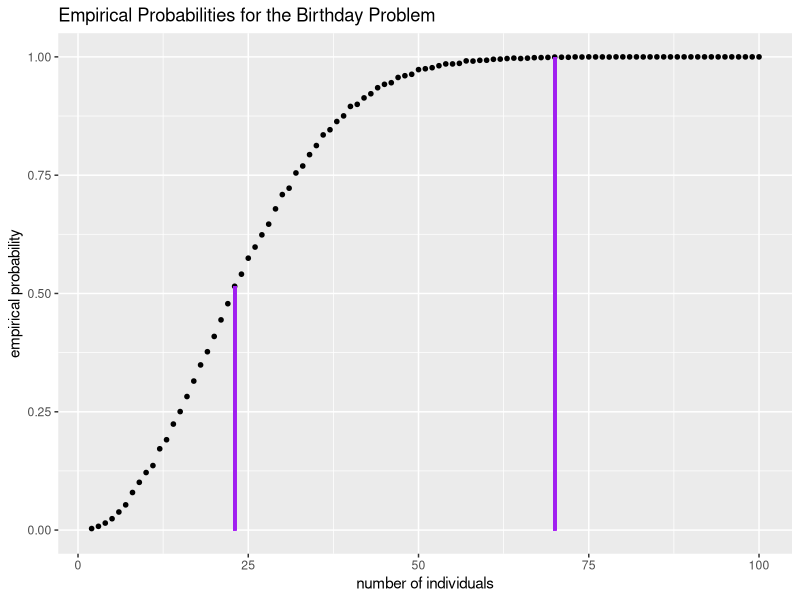
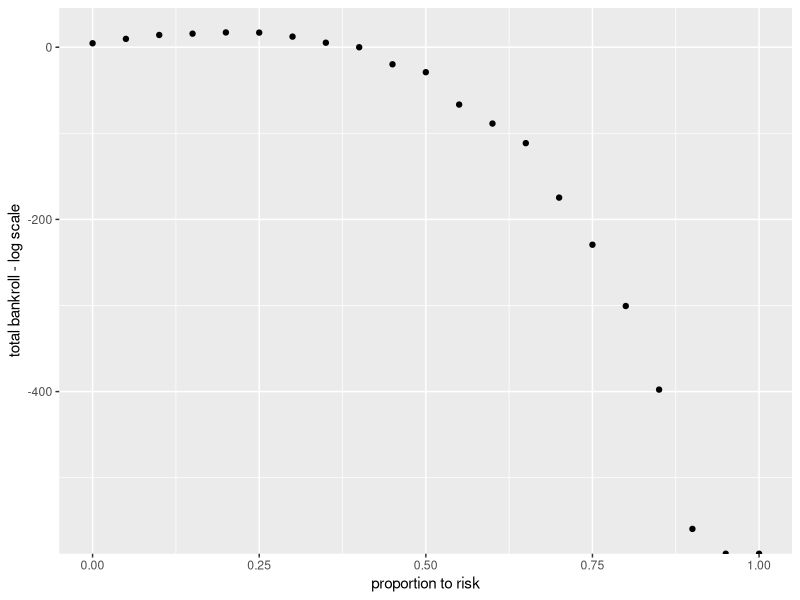

Source code (R) for these figures, in order:
## ---- chunk 1
knitr::opts_chunk$set(comment = NA, tidy = TRUE)
## ---- chunk 2
library(ggplot2)
## ---- chunk 3
rt(10, df = 5)

rbeta(10, shape1 = 3, shape2 = 6)

rgeom(10, prob = 0.90)

rpois(10, lambda = 10)

rchisq(10, df = 4)
## ---- chunk 4
# simulate one trial for part a
event.a <- function(){
  rolls <- sample(c(1:6), 4, replace = TRUE)
  return(sum(rolls == 6) > 0)
}

# find empirical probability
set.seed(3)
emp.a <- mean(replicate(100000, event.a()))
emp.a

# simulate one trial for part b
event.b <- function(){
  
  sum.rolls <- sample(c(2:12), 24, 
                      replace = TRUE, 
                      prob = c(1:6 * 1/36, sort(1:5 * 1/36, decreasing = TRUE)))
  return(sum(sum.rolls == 12) > 0)
}

# find empirical probability
set.seed(3)
emp.b <- mean(replicate(100000, event.b()))
emp.b

# check which event is more likely (not required)
emp.a > emp.b

# we can compute theoretical probabilities using dbinom (not required)

theoretical.a <- 1 - dbinom(x = 0, size = 4, prob = 1/6)
theoretical.b <- 1 - dbinom(x = 0, size = 24, prob = 1/36)

c(emp.a, theoretical.a)
c(emp.b, theoretical.b)
## ---- chunk 5
# simulate birthdays and check for a match
bday.match <- function(n){
  days <- sample(c(1:365), n, replace = TRUE)
  match <- length(unique(days)) < n
  return(match)
}

# check probability of match for 23 people
set.seed(12)
emp.23 <- mean(replicate(100000, bday.match(23)))
emp.23

# check probability of match for 70 people
set.seed(12)
emp.70 <- mean(replicate(100000, bday.match(70)))
emp.70

nmat <- matrix(c(2:100))

set.seed(12)
event.results <- replicate(10000, apply(nmat, 1, bday.match))
emp.results <- apply(event.results, 1, mean)

emp.results.df <- data.frame(n = nmat, emp.prob = emp.results)

ggplot(data = emp.results.df, mapping = aes(x = n, y = emp.prob)) + 
  geom_point(size = 1.25) +
  labs(x = "number of individuals", 
       y = "empirical probability", 
       title = "Empirical Probabilities for the Birthday Problem") + 
  geom_segment(aes(x = 23, xend = 23, y = 0, 
                   yend = emp.results.df[22,2]), color = "purple", size = 1.1) +
  geom_segment(aes(x = 70, xend = 70, y = 0, 
                   yend = emp.results.df[69,2]), color = "purple", size = 1.1)
## ---- chunk 6
# simulate one trial of 1000 game plays

trial <- function(p = 0.5, bank = 100){  
  game.results <- rbinom(n = 1000, size = 1, prob = 0.55)
  i <- 1
  while ((bank > 0) & (i < length(game.results))){
      risk <- p * bank
      
      if (game.results[i] == 1){
        bank <- bank + risk
      } else {
        bank <- bank - risk
      }
      i <- i + 1
  }
  return(bank)
}

# replicate to compute average bankroll after many iterations of the 1000 game plays

mean(replicate(n = 10000, expr = trial(p = 0.8)))
mean(replicate(n = 10000, expr = trial(p = 0.2)))

p.vec <- seq(0, 1, by = .05)

trial.mat <- replicate(n = 1000, sapply(p.vec, trial, bank = 100))
bank <- apply(trial.mat, 1, mean)

kelly.df <- data.frame(p = p.vec, bank = log((bank)))

ggplot(data = kelly.df, mapping = aes(x = p, y = bank)) + geom_point() +
  labs(x = "proportion to risk", y = "total bankroll - log scale")
## ---- chunk 7
# check if (x,y) pair is in circle
in.circle <- function(){
  sum(runif(2, min = -1, max = 1) ^ 2) <= 1
}

# estimate of pi
set.seed(437892)
pi.estimate <- 4 * mean(replicate(n = 1000000, in.circle()))
pi.estimate

# absolute difference
abs(pi.estimate - pi)
